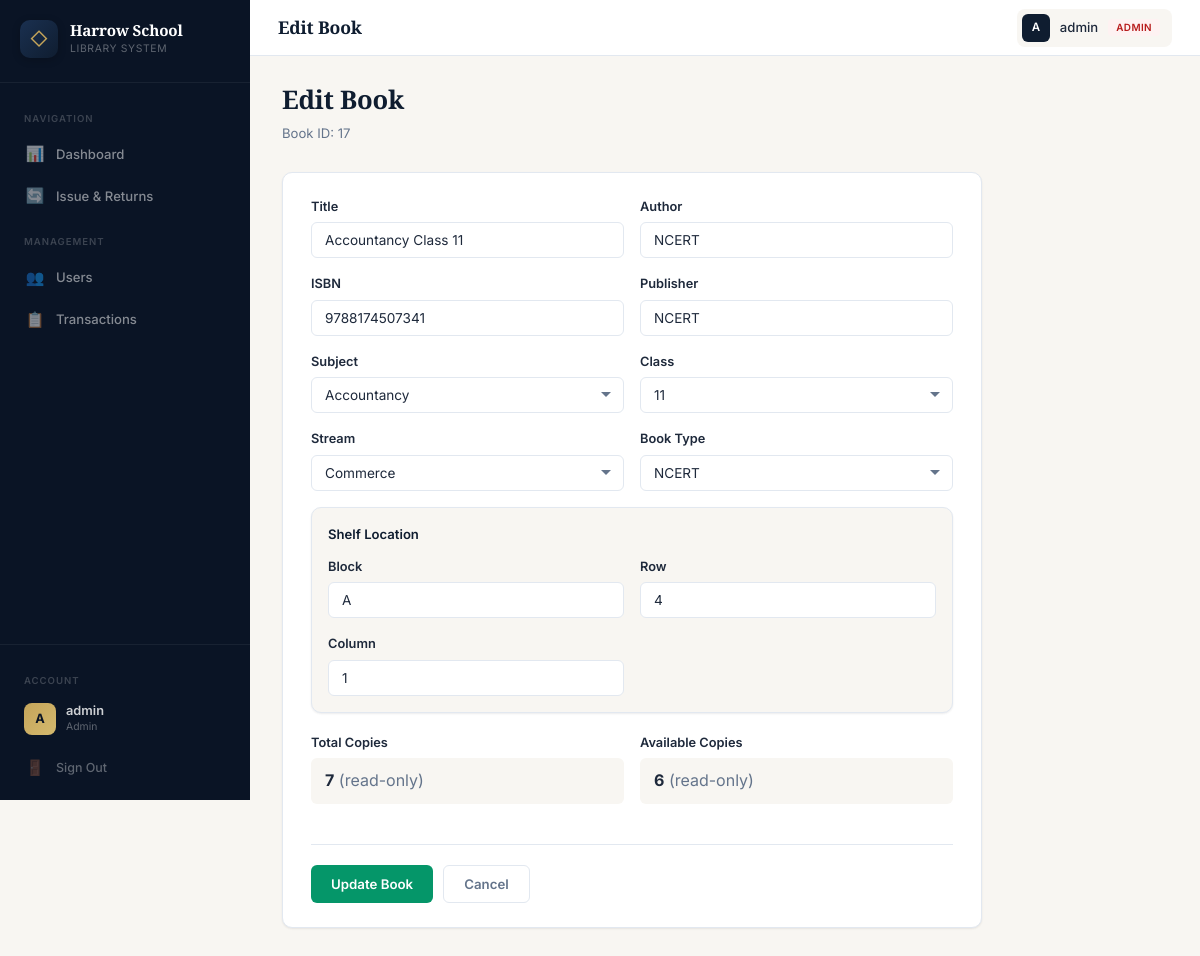
The page /edit-book/17 (signed in) on the database its author committed.
### tables this page shows
CREATE TABLE books (
        id INTEGER PRIMARY KEY AUTOINCREMENT,
        title TEXT NOT NULL,
        author TEXT NOT NULL,
        isbn TEXT,
        subject TEXT DEFAULT 'General',
        class_level TEXT DEFAULT 'General',
        stream TEXT DEFAULT 'General',
        book_type TEXT DEFAULT 'Textbook',
        magazine_name TEXT,
        publisher TEXT,
        total_copies INTEGER DEFAULT 1,
        available_copies INTEGER DEFAULT 1,
        shelf_row TEXT,
        shelf_column TEXT,
        shelf_block TEXT,
        registered_date TEXT DEFAULT (date('now')),
        created_at TIMESTAMP DEFAULT CURRENT_TIMESTAMP
    );

### app.py (the view, shortened to what this page needs)
@app.route('/edit-book/<int:book_id>', methods=['GET', 'POST'])
@login_required
@admin_required
def edit_book(book_id):
    db = get_db()
    book = db.execute("SELECT * FROM books WHERE id=?", (book_id,)).fetchone()
    db.close()
    if not book:
        return redirect('/admin')
    return render_template('edit_book.html', book=book)

### app.py (called while the page is built)
def get_db():
    db = sqlite3.connect("library.db")
    db.row_factory = sqlite3.Row
    db.execute("PRAGMA foreign_keys = ON")
    return db

def login_required(f):
    @wraps(f)
    def decorated_function(*args, **kwargs):
        if 'user_id' not in session:
            return redirect('/')
        return f(*args, **kwargs)
    return decorated_function

def admin_required(f):
    @wraps(f)
    def decorated_function(*args, **kwargs):
        if session.get('role') != 'admin':
            return redirect('/dashboard')
        return f(*args, **kwargs)
    return decorated_function

@app.context_processor
def inject_globals():
    return {
        'now': datetime.now().strftime("%Y-%m-%d"),
        'CLASS_LEVELS': CLASS_LEVELS,
        'STREAMS': STREAMS,
        'BOOK_TYPES': BOOK_TYPES,
        'SUBJECTS': SUBJECTS,
        'MAGAZINE_TYPES': MAGAZINE_TYPES,
        'SUBJECTS_BY_CLASS': SUBJECTS_BY_CLASS
    }

### templates/edit_book.html (shortened to what this page needs)
{% extends "layout.html" %}
{% block header_title %}Edit Book{% endblock %}
{% block content %}
<div class="page-header">
  <h1>Edit Book</h1>
  <div class="subtitle">Book ID: {{ book.id }}</div>
</div>
<div class="card" style="max-width:700px;">
  <form method="POST">
    <div class="form-row">
      <div class="form-group">
        <label for="title">Title</label>
        <input type="text" id="title" name="title" class="form-control" value="{{ book.title }}" required>
      </div>
      <div class="form-group">
        <label for="author">Author</label>
        <input type="text" id="author" name="author" class="form-control" value="{{ book.author }}" required>
      </div>
    </div>
    <div class="form-row">
      <div class="form-group">
        <label for="isbn">ISBN</label>
        <input type="text" id="isbn" name="isbn" class="form-control" value="{{ book.isbn or '' }}">
      </div>
      <div class="form-group">
        <label for="publisher">Publisher</label>
        <input type="text" id="publisher" name="publisher" class="form-control" value="{{ book.publisher or '' }}">
      </div>
    </div>
    <div class="form-row">
      <div class="form-group">
        <label for="subject">Subject</label>
        <select id="subject" name="subject" class="form-control">
          {% for s in SUBJECTS %}<option value="{{ s }}" {% if book.subject == s %}selected{% endif %}>{{ s }}</option>{% endfor %}
        </select>
      </div>
      <div class="form-group">
        <label for="class_level">Class</label>
        <select id="class_level" name="class_level" class="form-control" onchange="filterSubjects(this, document.getElementById('subject'))">
          {% for c in CLASS_LEVELS %}<option value="{{ c }}" {% if book.class_level == c %}selected{% endif %}>{{ c }}</option>{% endfor %}
        </select>
      </div>
    </div>
    <div class="form-row">
      <div class="form-group">
        <label for="stream">Stream</label>
        <select id="stream" name="stream" class="form-control">
          {% for s in STREAMS %}<option value="{{ s }}" {% if book.stream == s %}selected{% endif %}>{{ s }}</option>{% endfor %}
        </select>
      </div>
      <div class="form-group">
        <label for="book_type">Book Type</label>
        <select id="book_type" name="book_type" class="form-control" onchange="toggleMag(this.value)">
          {% for t in BOOK_TYPES %}<option value="{{ t }}" {% if book.book_type == t %}selected{% endif %}>{{ t }}</option>{% endfor %}
        </select>
      </div>
    </div>
    <div class="card" style="margin-bottom:20px;padding:16px;background:var(--warm-50);border:1px solid var(--color-border);">
      <h4 style="font-size:0.82rem;font-weight:600;margin-bottom:12px;color:var(--color-primary);">Shelf Location</h4>
      <div class="form-row">
        <div class="form-group mb-0">
          <label for="shelf_block">Block</label>
          <input type="text" id="shelf_block" name="shelf_block" class="form-control" value="{{ book.shelf_block or '' }}" placeholder="e.g. A, B, C or Main, East...">
        </div>
        <div class="form-group mb-0">
          <label for="shelf_row">Row</label>
          <input type="text" id="shelf_row" name="shelf_row" class="form-control" value="{{ book.shelf_row or '' }}" placeholder="e.g. 1, 2, 3 or R1, R2...">
        </div>
        <div class="form-group mb-0">
          <label for="shelf_column">Column</label>
          <input type="text" id="shelf_column" name="shelf_column" class="form-control" value="{{ book.shelf_column or '' }}" placeholder="e.g. 1, 2, 3 or C1, C2...">
        </div>
      </div>
    </div>
    <div class="form-row">
      <div class="form-group">
        <label>Total Copies</label>
        <p style="padding:10px 14px;background:var(--warm-50);border-radius:var(--radius-sm);"><strong>{{ book.total_copies }}</strong> <span class="text-muted">(read-only)</span></p>
      </div>
      <div class="form-group">
        <label>Available Copies</label>
        <p style="padding:10px 14px;background:var(--warm-50);border-radius:var(--radius-sm);"><strong>{{ book.available_copies }}</strong> <span class="text-muted">(read-only)</span></p>
      </div>
    </div>
    <div class="form-actions">
      <button type="submit" class="btn btn-success">Update Book</button>
      <a href="/admin" class="btn btn-outline">Cancel</a>
    </div>
  </form>
</div>
{% endblock %}

### static/style.css (style rules this page uses)
:root { --navy-900: #0A1425; --navy-800: #0F1D30; --navy-700: #1A3050; --navy-600: #2A4570; --gold-500: #C5A55A; --gold-400: #D4B96E; --gold-300: #E3CD82; --red-700: #8B1A2B; --red-600: #B71C1C; --warm-50: #F8F6F2; --warm-100: #F0ECE6; --slate-50: #F8FAFC; --slate-100: #F1F5F9; --slate-200: #E2E8F0; --slate-300: #CBD5E1; --slate-400: #94A3B8; --slate-500: #64748B; --slate-600: #475569; --slate-700: #334155; --slate-800: #1E293B; --emerald-600: #059669; --emerald-50: #ECFDF5; --amber-600: #D97706; --amber-50: #FFFBEB; --red-50: #FEF2F2; --blue-50: #EFF6FF; --blue-600: #2563EB; --color-primary: var(--navy-800); --color-primary-light: var(--navy-700); --color-accent: var(--gold-500); --color-accent-hover: #B8943E; --color-danger: var(--red-600); --color-bg: var(--warm-50); --color-surface: #FFFFFF; --color-sidebar: var(--navy-900); --color-sidebar-hover: rgba(255,255,255,0.06); --color-sidebar-active: rgba(197,165,90,0.12); --color-sidebar-text: rgba(255,255,255,0.50); --color-sidebar-text-hover: rgba(255,255,255,0.85); --color-text: var(--slate-800); --color-text-secondary: var(--slate-500); --color-text-light: var(--slate-400); --color-border: var(--slate-200); --color-success: var(--emerald-600); --color-success-bg: var(--emerald-50); --color-warning: var(--amber-600); --color-warning-bg: var(--amber-50); --color-danger-bg: var(--red-50); --color-info: var(--blue-600); --color-info-bg: var(--blue-50); --radius-sm: 6px; --radius-md: 10px; --radius-lg: 14px; --shadow-sm: 0 1px 2px rgba(10,20,37,0.05), 0 1px 3px rgba(10,20,37,0.03); --shadow-md: 0 4px 12px rgba(10,20,37,0.07); --shadow-lg: 0 12px 40px rgba(10,20,37,0.10); --shadow-xl: 0 20px 60px rgba(10,20,37,0.15); --transition: 200ms cubic-bezier(0.4, 0, 0.2, 1); --font-display: 'Playfair Display', Georgia, serif; --font-body: 'Inter', -apple-system, BlinkMacSystemFont, sans-serif; --sidebar-width: 250px; --header-height: 56px; }
*, *::before, *::after { margin: 0; padding: 0; box-sizing: border-box; }
html { scroll-behavior: smooth; }
body { font-family: var(--font-body); background: var(--color-bg); color: var(--color-text); line-height: 1.6; -webkit-font-smoothing: antialiased; }
a { color: inherit; text-decoration: none; }
.page-header { margin-bottom: 28px; }
.page-header h1 { font-family: var(--font-display); font-size: 1.6rem; color: var(--color-primary); font-weight: 700; letter-spacing: -0.01em; }
.page-header .subtitle { font-size: 0.82rem; color: var(--color-text-secondary); margin-top: 2px; }
.card { background: var(--color-surface); border-radius: var(--radius-md); padding: 24px 28px; box-shadow: var(--shadow-sm); border: 1px solid var(--color-border); transition: box-shadow var(--transition); }
.form-group { margin-bottom: 16px; }
.form-group label { display: block; font-size: 0.8rem; font-weight: 600; color: var(--color-text); margin-bottom: 5px; }
.form-control { width: 100%; padding: 9px 13px; border: 1.5px solid var(--color-border); border-radius: var(--radius-sm); font-family: var(--font-body); font-size: 0.85rem; color: var(--color-text); background: var(--color-surface); transition: all var(--transition); outline: none; }
.form-control::placeholder { color: var(--color-text-light); }
select.form-control { cursor: pointer; appearance: none; background-repeat: no-repeat; background-position: right 11px center; padding-right: 30px; }
.form-row { display: grid; grid-template-columns: 1fr 1fr; gap: 16px; }
.form-actions { display: flex; gap: 10px; margin-top: 24px; padding-top: 20px; border-top: 1px solid var(--color-border); }
.btn { display: inline-flex; align-items: center; justify-content: center; gap: 7px; padding: 9px 20px; border: none; border-radius: var(--radius-sm); font-family: var(--font-body); font-size: 0.83rem; font-weight: 600; cursor: pointer; text-decoration: none; transition: all var(--transition); white-space: nowrap; line-height: 1.4; }
.btn-success { background: var(--color-success); color: white; }
.btn-outline { background: transparent; color: var(--color-text-secondary); border: 1.5px solid var(--color-border); }
.text-muted { color: var(--color-text-secondary); }
.mb-0 { margin-bottom: 0; }

### rows shown on the page
books: id "17", title "Accountancy Class 11", author "NCERT", isbn "9788174507341", publisher "NCERT", class_level "11", stream "Commerce", book_type "NCERT", shelf_block "A", shelf_row "4", shelf_column "1", total_copies "7", available_copies "6"

### other values the page prints
{{ session.get('username')[:1].upper() }} "A"
{{ session.get('username') }} "admin"
{{ session.get('role') }} "Admin"
{{ session.get('role') }} "ADMIN"
